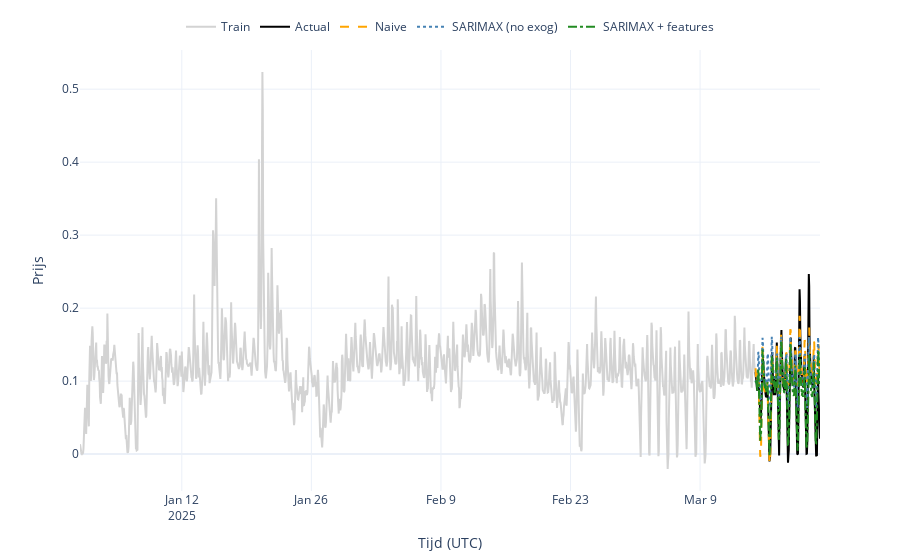

The notebook cell saved with this chart:
### Code cell
# 📈 Interactieve plot zonder Test
fig = go.Figure()

# Trainingset
fig.add_trace(go.Scatter(
    x=y_train_sarimax.index,
    y=y_train_sarimax.values,
    mode="lines",
    name="Train",
    line=dict(color="lightgray", width=2)
))

# Werkelijke waarden tijdens forecast
fig.add_trace(go.Scatter(
    x=y.loc[fh].index,
    y=y.loc[fh].values,
    mode="lines",
    name="Actual",
    line=dict(color="black", width=2)
))

# Naive forecast
fig.add_trace(go.Scatter(
    x=naive_preds.index,
    y=naive_preds.values,
    mode="lines",
    name="Naive",
    line=dict(color="orange", dash="dash")
))

# SARIMAX zonder features
fig.add_trace(go.Scatter(
    x=fh,
    y=sarimax_preds_nofeatures,
    mode="lines",
    name="SARIMAX (no exog)",
    line=dict(color="steelblue", dash="dot")
))

# SARIMAX met features
fig.add_trace(go.Scatter(
    x=fh,
    y=sarimax_preds_with_features,
    mode="lines",
    name="SARIMAX + features",
    line=dict(color="forestgreen", dash="dashdot")
))

# Layout
fig.update_layout(
    template="plotly_white",
    legend=dict(
        orientation="h",
        yanchor="bottom",
        y=1.02,
        xanchor="center",
        x=0.5
    ),
    margin=dict(t=40, b=40),
    xaxis_title="Tijd (UTC)",
    yaxis_title="Prijs",
    hovermode="x unified"
)

fig.show()

### Figure 1 — Plotly figure (JSON) as saved in the notebook; plotly's stock layout.template omitted (floating-point values rounded to 4 significant figures; data arrays with more than 128 entries replaced by an {"elided": "..."} marker saying what was removed)
{"data": [{"line": {"color": "lightgray", "width": 2}, "mode": "lines", "name": "Train", "type": "scatter", "x": {"elided": "1752 str values"}, "y": {"elided": "1752 float values"}}, {"line": {"color": "black", "width": 2}, "mode": "lines", "name": "Actual", "type": "scatter", "x": {"elided": "168 str values"}, "y": {"elided": "168 float values"}}, {"line": {"color": "orange", "dash": "dash"}, "mode": "lines", "name": "Naive", "type": "scatter", "x": {"elided": "168 str values"}, "y": {"elided": "168 float values"}}, {"line": {"color": "steelblue", "dash": "dot"}, "mode": "lines", "name": "SARIMAX (no exog)", "type": "scatter", "x": {"elided": "168 str values"}, "y": {"elided": "168 float values"}}, {"line": {"color": "forestgreen", "dash": "dashdot"}, "mode": "lines", "name": "SARIMAX + features", "type": "scatter", "x": {"elided": "168 str values"}, "y": {"elided": "168 float values"}}], "layout": {"hovermode": "x unified", "legend": {"orientation": "h", "x": 0.5, "xanchor": "center", "y": 1.02, "yanchor": "bottom"}, "margin": {"b": 40, "t": 40}, "xaxis": {"title": {"text": "Tijd (UTC)"}}, "yaxis": {"title": {"text": "Prijs"}}}}
